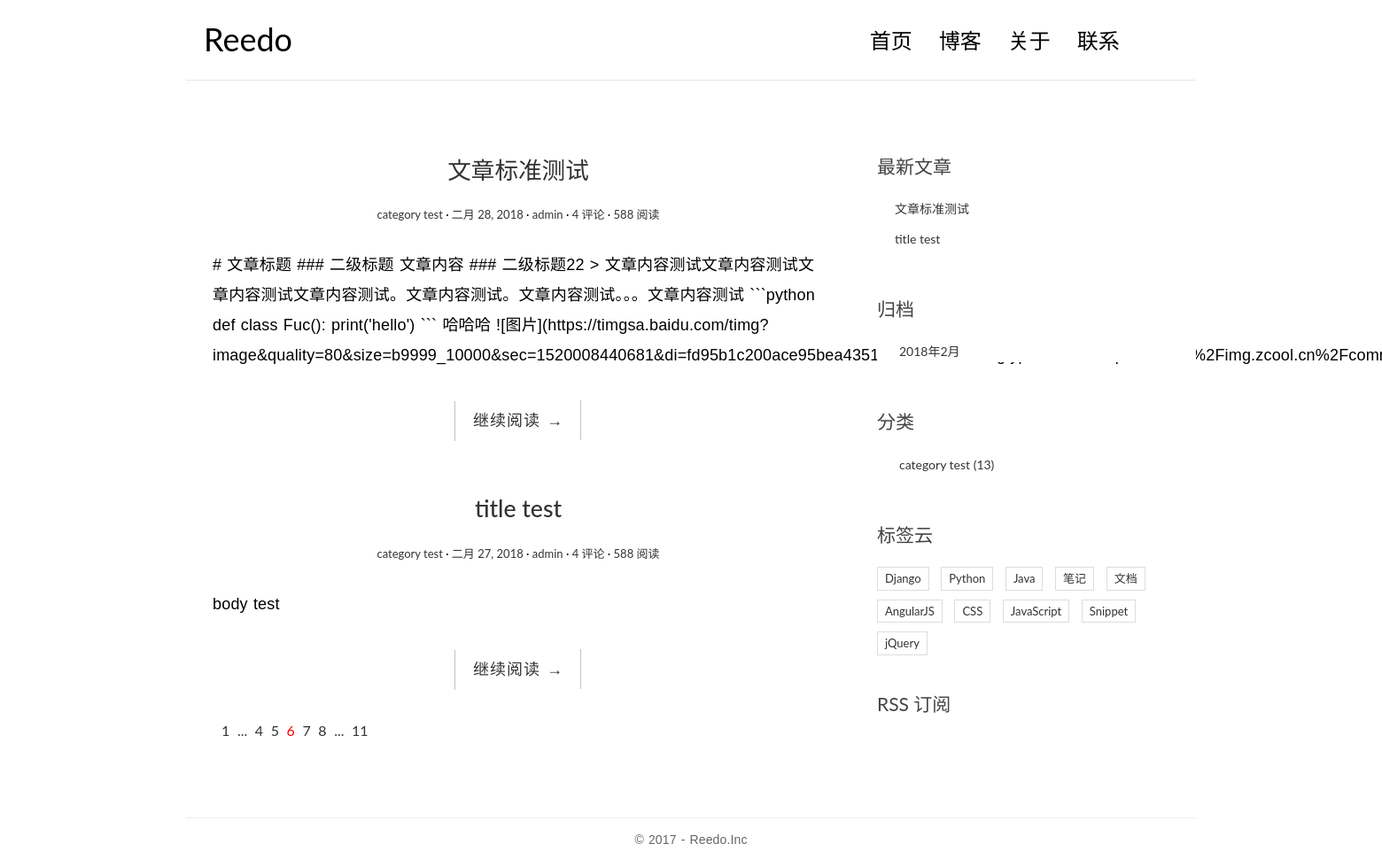
The page / on the database its author committed.
### blog/models.py (models this page shows, shortened)
class Post(models.Model):
    title = models.CharField(max_length=40)
    body = models.TextField()
    created_time = models.DateField()
    modified_time = models.DateField()
    category = models.ForeignKey(Category, on_delete=models.CASCADE)
    tags = models.ManyToManyField(Tag, blank=True)
    author = models.ForeignKey(User, on_delete=models.CASCADE)

class Category(models.Model):
    name = models.CharField(max_length=20)

### blog/views.py (the view)
# urls.py: path('', views.index, name='index'),
def index(request):
    post_list = Post.objects.all().order_by('-created_time')
    return render(request, 'blog/index.html', {'post_list':post_list})

### blog/templatetags/blog_tags.py (called while the page is built)
@register.simple_tag
def get_recent_posts(num=5):
    return Post.objects.all().order_by('-created_time')[:num]

@register.simple_tag
def archives():
    return Post.objects.dates('created_time', 'month', order='DESC')

@register.simple_tag
def get_categories():
    return Category.objects.all()

### templates/blog/index.html
{% extends "base.html" %}
{% block main %}
    {% for post in post_list %}
    <article class="post post-{{ post.pk }}">
        <header class="entry-header">
            <h1 class="entry-title">
                <a href="{% url 'blog:detail' post.pk %}">{{ post.title }}</a>
            </h1>
            <div class="entry-meta">
                <span class="post-category"><a href="#">{{ post.category.name }}</a></span>
                <span class="post-date"><a href="#"><time class="entry-date"
                                                            datetime="{{ post.created_time }}">{{ post.created_time }}</time></a></span>
                <span class="post-author"><a href="#">{{ post.author }}</a></span>
                <span class="comments-link"><a href="#">4 评论</a></span>
                <span class="views-count"><a href="#">588 阅读</a></span>
            </div>
        </header>
        <div class="entry-content clearfix">
            <p>{{ post.body }}</p>
            <div class="read-more cl-effect-14">
                <a href="{% url 'blog:detail' post.pk %}" class="more-link">继续阅读 <span class="meta-nav">→</span></a>
            </div>
        </div>
    </article>
    {% endfor %}
    <div class="pagination">
        <ul>
            <li><a href="">1</a></li>
            <li><a href="">...</a></li>
            <li><a href="">4</a></li>
            <li><a href="">5</a></li>
            <li class="current"><a href="">6</a></li>
            <li><a href="">7</a></li>
            <li><a href="">8</a></li>
            <li><a href="">...</a></li>
            <li><a href="">11</a></li>
        </ul>
    </div>
{% endblock main %}

### templates/base.html (shortened to what this page needs)
{% load staticfiles %}
{% load blog_tags %}
<!DOCTYPE html>
<html>
<head>
    <link rel="stylesheet" href="{% static 'blog/css/bootstrap.min.css' %}">
    <link rel="stylesheet" href="http://code.ionicframework.com/ionicons/2.0.1/css/ionicons.min.css">
    <link rel="stylesheet" href="{% static 'blog/css/pace.css' %}">
    <link rel="stylesheet" href="{% static 'blog/css/custom.css' %}">
    <link rel="stylesheet" href="{% static 'blog/css/highlights/github.css' %}">
</head>
<body>
<div class="container">
    <header id="site-header">
        <div class="row">
            <div class="col-md-4 col-sm-5 col-xs-8">
                <div class="logo">
                    <h1><a href="{% url 'blog:index' %}"><b>Reedo</b></a></h1>
                </div>
            </div>
            <div class="col-md-8 col-sm-7 col-xs-4">
                <nav class="main-nav" role="navigation">
                    <div class="collapse navbar-collapse" id="bs-example-navbar-collapse-1">
                        <ul class="nav navbar-nav navbar-right">
                            <li class="cl-effect-11"><a href="{% url 'blog:index' %}" data-hover="首页">首页</a></li>
                            <li class="cl-effect-11"><a href="{% url 'blog:index' %}" data-hover="博客">博客</a></li>
                            <li class="cl-effect-11"><a href="{% url 'blog:index' %}" data-hover="关于">关于</a></li>
                            <li class="cl-effect-11"><a href="{% url 'blog:index' %}" data-hover="联系">联系</a></li>
                        </ul>
                    </div>
                </nav>
            </div>
        </div>
    </header>
</div>
<div class="content-body">
    <div class="container">
        <div class="row">
            <main class="col-md-8">
                {% block main %}
                {% endblock main %}
            </main>
            <aside class="col-md-4">
                <div class="widget widget-recent-posts">
                    <h3 class="widget-title">最新文章</h3>
                    {% get_recent_posts as recent_post_list %}
                    <ul>
                        {% for post in recent_post_list %}
                            <li>
                                <a href="#">{{ post.title }}</a>
                            </li>
                        {% endfor %}
                    </ul>
                </div>
                <div class="widget widget-archives">
                    <h3 class="widget-title">归档</h3>
                    {% archives as archives_list %}
                    <ul>
                        {% for date in archives_list %}
                            <li>
                                <a href="{% url 'blog:archives' date.year date.month %}">{{ date.year }}年{{ date.month }}月</a>
                            </li>
                        {% endfor %}
                    </ul>
                </div>
                <div class="widget widget-category">
                    <h3 class="widget-title">分类</h3>
                    {% get_categories as category_list %}
                    <ul>
                        {% for category in category_list %}
                            <li>
                                <a href="{% url 'blog:category' category.pk %}">{{ category.name }} <span class="post-count">(13)</span></a>
                            </li>
                        {% endfor %}
                    </ul>
                </div>
                <div class="widget widget-tag-cloud">
                    <h3 class="widget-title">标签云</h3>
                    <ul>
                        <li>
                            <a href="#">Django</a>
                        </li>
                        <li>
                            <a href="#">Python</a>
                        </li>
                        <li>
                            <a href="#">Java</a>
                        </li>
                        <li>
                            <a href="#">笔记</a>
                        </li>
                        <li>
                            <a href="#">文档</a>
                        </li>
                        <li>
                            <a href="#">AngularJS</a>
                        </li>
                        <li>
                            <a href="#">CSS</a>
                        </li>
                        <li>
                            <a href="#">JavaScript</a>
                        </li>
                        <li>
                            <a href="#">Snippet</a>
                        </li>
                        <li>
                            <a href="#">jQuery</a>
                        </li>
                    </ul>
                </div>
                <div class="rss">
                    <a href=""> RSS 订阅</a>
                </div>
            </aside>
        </div>
    </div>
</div>
<footer id="site-footer">
    <div class="container">
        <div class="row">
            <div class="col-md-12">
                <p class="copyright">&copy 2017 - Reedo.Inc
                </p>
            </div>
        </div>
    </div>
</footer>
</body>
</html>

### static/blog/css/custom.css (style rules this page uses)
* { outline: none; }
h1, h2, h3, h4, h5, h6 { margin-top: 0; }
b { font-weight: 400; }
a { color: #333; }
body { color: #444; font-family: 'Lato', sans-serif; }
p { font-family: 'Ubuntu', sans-serif; font-weight: 400; word-spacing: 1px; letter-spacing: 0.01em; }
#site-header { background-color: #FFF; padding: 25px 20px; margin-bottom: 40px; border-bottom: 1px solid #e7e7e7; }
.logo h1 a { color: #000; }
.logo h1 { margin: 0; font-family: 'Lato', sans-serif; font-weight: 300; }
.main-nav { margin-top: 11px; max-width: 95%; }
.main-nav a { color: #000000 !important; padding: 0 0 5px 0 !important; margin-right: 30px; font-family: 'Lato', sans-serif; font-weight: 300; font-size: 24px; }
.cl-effect-11 a { padding: 10px 0; color: #0972b4; text-shadow: none; }
.cl-effect-11 a::before { position: absolute; top: 0; left: 0; overflow: hidden; padding: 0 0 5px 0 !important; max-width: 0; border-bottom: 1px solid #000; color: #000; content: attr(data-hover); white-space: nowrap; -webkit-transition: max-width 0.5s; -moz-transition: max-width 0.5s; transition: max-width 0.5s; }
.content-body { padding-bottom: 4em; }
.post { background: #fff; padding: 30px 30px 0; }
.entry-title { text-align: center; font-size: 1.9em; margin-bottom: 20px; line-height: 1.6; padding: 10px 20px 0; }
.entry-meta { text-align: center; color: #DDDDDD; font-size: 13px; margin-bottom: 30px; }
.entry-content { font-size: 18px; line-height: 1.9; font-weight: 300; color: #000; }
.post-category::after, .post-date::after, .post-author::after, .comments-link::after { content: ' ·'; color: #000; }
.read-more { font-family: 'Ubuntu', sans-serif; font-weight: 400; word-spacing: 1px; letter-spacing: 0.01em; text-align: center; margin-top: 20px; }
.cl-effect-14 a { padding: 0 20px; height: 45px; line-height: 45px; position: relative; display: inline-block; margin: 15px 25px; letter-spacing: 1px; font-weight: 400; text-shadow: 0 0 1px rgba(255, 255, 255, 0.3); }
.cl-effect-14 a::before, .cl-effect-14 a::after { position: absolute; width: 45px; height: 1px; background: #C3C3C3; content: ''; -webkit-transition: all 0.3s; -moz-transition: all 0.3s; transition: all 0.3s; pointer-events: none; }
.cl-effect-14 a::before { top: 0; left: 0; -webkit-transform: rotate(90deg); -moz-transform: rotate(90deg); transform: rotate(90deg); -webkit-transform-origin: 0 0; -moz-transform-origin: 0 0; transform-origin: 0 0; }
.cl-effect-14 a::after { right: 0; bottom: 0; -webkit-transform: rotate(90deg); -moz-transform: rotate(90deg); transform: rotate(90deg); -webkit-transform-origin: 100% 0; -moz-transform-origin: 100% 0; transform-origin: 100% 0; }
.widget { background: #fff; padding: 30px 0 0; }
.widget-title { font-size: 1.5em; margin-bottom: 20px; line-height: 1.6; padding: 10px 0 0; font-weight: 400; }
.widget-recent-posts ul { padding: 0; margin: 0; padding-left: 20px; }
.widget-recent-posts ul li { list-style-type: none; position: relative; line-height: 170%; margin-bottom: 10px; }
.widget-recent-posts ul li::before { content: '\f3d3'; font-family: "Ionicons"; position: absolute; left: -17px; top: 3px; font-size: 16px; color: #000; }
.widget-archives ul { padding: 0; margin: 0; padding-left: 25px; }
.widget-archives ul li { list-style-type: none; position: relative; line-height: 170%; margin-bottom: 10px; }
.widget-archives ul li::before { content: '\f3f3'; font-family: "Ionicons"; position: absolute; left: -25px; top: 1px; font-size: 16px; color: #000; }
.widget-category ul { padding: 0; margin: 0; padding-left: 25px; }
.widget-category ul li { list-style-type: none; position: relative; line-height: 170%; margin-bottom: 10px; }
.widget-category ul li::before { content: '\f3fe'; font-family: "Ionicons"; position: absolute; left: -25px; top: 1px; font-size: 18px; color: #000; }
.widget-tag-cloud ul { padding: 0; margin: 0; margin-right: -10px; }
.widget-tag-cloud ul li { list-style-type: none; font-size: 13px; display: inline-block; margin-right: 10px; margin-bottom: 10px; padding: 3px 8px; border: 1px solid #ddd; }
.rss { font-size: 21px; margin-top: 30px; }
.rss a { color: #444; }
#site-footer { padding-top: 10px; padding: 0 0 1.5em 0; }
.copyright { text-align: center; padding-top: 1em; margin: 0; border-top: 1px solid #eee; color: #666; }
.pagination ul { list-style: none; }
.pagination ul li { display: inline-block; font-size: 16px; margin-right: 5px; }
.current a { color: red; }

### rows shown on the page
Post: title "文章标准测试", category.name "category test", created_time "二月 28, 2018", author "admin", body "# 文章标题 ### 二级标题 文章内容 ### 二级标题22 > 文章内容测试文章内容测试文章内容测试文章内容测试。文章内容测试。文章内容测试。。。文章内容测试 ```python def class Fuc(): print('hello') ``` 哈哈哈…"
Post: title "title test", category.name "category test", created_time "二月 27, 2018", author "admin", body "body test"
Category: name "category test"

### other values the page prints
{{ date.year }} "2018"
{{ date.month }} "2"
